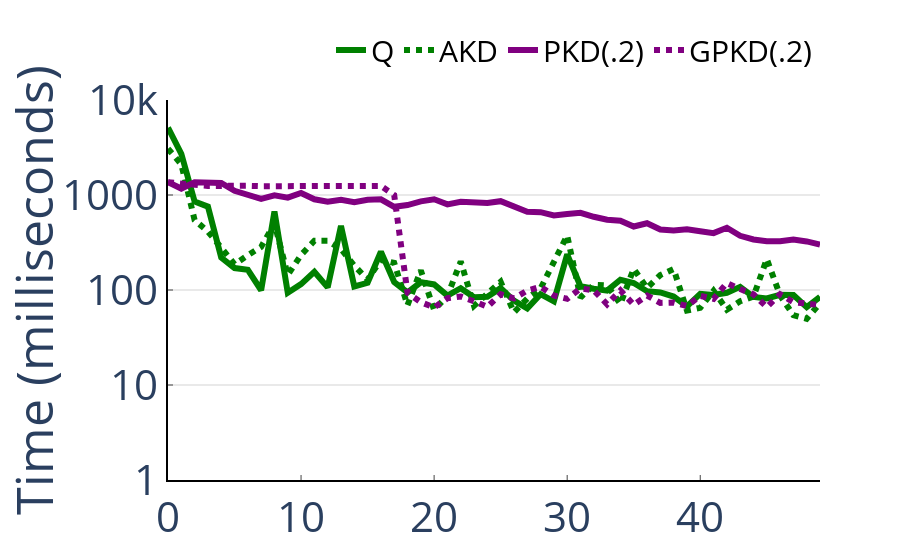

The notebook cell this image was saved under:
### Code cell
pq = per_query('Uniform8',[
    'Quasii',
    'CrackingKDTree',
    'ProgressiveIndex',
    'ProgressiveIndexCostModel'
], 50)
pq.update_yaxes(type="log", range=[0, 4], tickvals=[0, 1, 10, 100, 1000, 10000])
save_figure(pq, 'robustness-per-query.pdf')
pq

### Figure 1 — Plotly figure (JSON) as saved in the notebook; plotly's stock layout.template omitted (floating-point values rounded to 4 significant figures)
{"data": [{"line": {"dash": "solid", "width": 6}, "marker": {"color": "green"}, "mode": "lines", "name": "Q", "type": "scatter", "x": [0, 1, 2, 3, 4, 5, 6, 7, 8, 9, 10, 11, 12, 13, 14, 15, 16, 17, 18, 19, 20, 21, 22, 23, 24, 25, 26, 27, 28, 29, 30, 31, 32, 33, 34, 35, 36, 37, 38, 39, 40, 41, 42, 43, 44, 45, 46, 47, 48, 49], "y": [5114.0, 2715.0, 855.1, 754.8, 219.2, 170.3, 163.2, 99.41, 668.8, 93.5, 115.4, 155.6, 106.6, 472.1, 108.9, 118.9, 252.6, 121.2, 94.39, 120.6, 114.4, 87.48, 104.5, 84.04, 85.08, 104.6, 77.39, 64.07, 90.3, 75.84, 237.4, 109.5, 103.1, 98.42, 128.1, 118.4, 97.16, 94.24, 85.36, 67.35, 91.22, 88.57, 93.48, 107.9, 84.43, 81.41, 89.07, 88.5, 65.93, 84.68]}, {"line": {"dash": "dot", "width": 6}, "marker": {"color": "green"}, "mode": "lines", "name": "AKD", "type": "scatter", "x": [0, 1, 2, 3, 4, 5, 6, 7, 8, 9, 10, 11, 12, 13, 14, 15, 16, 17, 18, 19, 20, 21, 22, 23, 24, 25, 26, 27, 28, 29, 30, 31, 32, 33, 34, 35, 36, 37, 38, 39, 40, 41, 42, 43, 44, 45, 46, 47, 48, 49], "y": [3066.0, 2105.0, 545.3, 411.8, 279.3, 186.5, 232.4, 284.4, 501.4, 143.9, 233.9, 329.4, 329.0, 269.8, 180.5, 128.7, 206.7, 192.7, 69.22, 160.9, 61.67, 86.56, 199.7, 68.03, 91.33, 122.2, 58.15, 81.25, 103.7, 194.4, 375.3, 83.38, 113.6, 111.7, 71.28, 167.3, 104.8, 143.8, 166.3, 60.8, 64.9, 98.11, 62.06, 76.27, 85.31, 211.8, 87.78, 54.28, 49.75, 72.43]}, {"line": {"dash": "solid", "width": 6}, "marker": {"color": "purple"}, "mode": "lines", "name": "PKD(.2)", "type": "scatter", "x": [0, 1, 2, 3, 4, 5, 6, 7, 8, 9, 10, 11, 12, 13, 14, 15, 16, 17, 18, 19, 20, 21, 22, 23, 24, 25, 26, 27, 28, 29, 30, 31, 32, 33, 34, 35, 36, 37, 38, 39, 40, 41, 42, 43, 44, 45, 46, 47, 48, 49], "y": [1364.0, 1169.0, 1361.0, 1340.0, 1340.0, 1106.0, 1012.0, 912.2, 992.8, 937.7, 1051.0, 901.8, 850.1, 889.9, 840.4, 889.8, 899.6, 751.2, 783.7, 856.9, 901.6, 796.9, 850.4, 824.3, 824.2, 861.2, 747.4, 667.4, 659.4, 608.9, 629.8, 650.1, 589.5, 548.7, 536.8, 466.0, 504.4, 433, 423.8, 436.5, 414.9, 396.8, 451.5, 372.1, 340.2, 325.4, 326.8, 340.8, 324.6, 299.9]}, {"line": {"dash": "dot", "width": 6}, "marker": {"color": "purple"}, "mode": "lines", "name": "GPKD(.2)", "type": "scatter", "x": [0, 1, 2, 3, 4, 5, 6, 7, 8, 9, 10, 11, 12, 13, 14, 15, 16, 17, 18, 19, 20, 21, 22, 23, 24, 25, 26, 27, 28, 29, 30, 31, 32, 33, 34, 35, 36, 37, 38, 39, 40, 41, 42, 43, 44, 45, 46, 47, 48, 49], "y": [1360.0, 1310.0, 1268.0, 1246.0, 1247.0, 1260.0, 1251.0, 1238.0, 1239.0, 1230.0, 1243.0, 1252.0, 1248.0, 1248.0, 1228.0, 1230.0, 1246.0, 998.1, 93.45, 74.49, 65.46, 81.87, 85.5, 75.95, 66.5, 90.37, 81.52, 98.77, 108.1, 87.36, 80.72, 104.0, 99.07, 70.69, 98.95, 69.92, 87.4, 73.12, 73.7, 67.95, 86.77, 80.75, 118.5, 102.4, 90.22, 66.16, 90.39, 74.47, 72.78, 69.42]}], "layout": {"autosize": true, "font": {"size": 42}, "legend": {"font": {"color": "black", "size": 30}, "orientation": "h", "x": 0.25, "y": 1.2}, "plot_bgcolor": "rgba(0, 0, 0, 0)", "showlegend": true, "xaxis": {"autorange": true, "linecolor": "black", "linewidth": 2, "range": [0, 49], "showline": true, "ticklen": 5, "ticks": "inside", "type": "linear", "zeroline": true}, "yaxis": {"gridcolor": "lightgrey", "gridwidth": 1, "linecolor": "black", "linewidth": 2, "range": [0, 4], "showgrid": true, "showline": true, "ticklen": 5, "ticks": "inside", "tickvals": [0, 1, 10, 100, 1000, 10000], "title": {"text": "Time (milliseconds)"}, "type": "log", "zeroline": false, "zerolinecolor": "rgba(0, 0, 0, 0)"}}}
